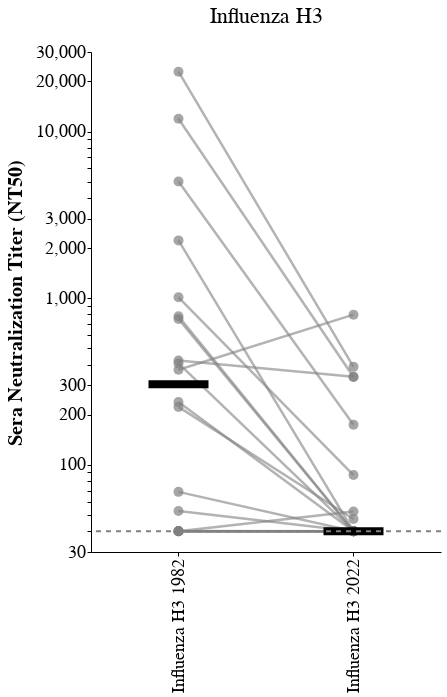

This figure's notebook cell:
### Markdown cell above
## before and after plot

### Code cell
import altair as alt
import pandas as pd

# Define a selection for viruses
virus_selection = alt.selection_point(fields=['virus'], bind='legend')

# Set the order of the x-axis categories (switch order)
virus_order = ["H3 Neth 1982", "H3 Mass 2022"]  # Switched order

# Create the serum chart with lines and points
def create_serum_chart(data):
    base = alt.Chart(data).encode(
        x=alt.X('virus:N', 
                title='Influenza H3 Pseudovirus', 
                sort=virus_order,  # Set custom order
                axis=alt.Axis(
                    labelAngle=-90,  # Rotate labels vertically
                    labelFontSize=18,  # Larger x-axis labels
                    titleFontSize=20,  # Larger x-axis title
                    titlePadding=10
                )),
        y=alt.Y('geo_mean_NT50:Q', 
                title="Sera Neutralization Titer (NT50)",  
                scale=alt.Scale(type='log', domain=[30, 30000]),  # Y-axis from 30 to 30,000
                axis=alt.Axis(
                    labelFontSize=18,  # Larger y-axis labels
                    titleFontSize=20,  # Larger y-axis title
                    titlePadding=10  
                )
        ),
        detail='serum:N',  
        color=alt.value('grey'),  # Set all connecting lines to grey
        tooltip=[
            alt.Tooltip('serum:N', title='Serum'),
            alt.Tooltip('virus:N', title='Virus'),
            alt.Tooltip('geo_mean_NT50:Q', title='geo_mean_NT50')
        ]
    )

    # Add thicker connecting lines
    lines = base.mark_line(opacity=0.6, strokeWidth=2.5)  # Increased thickness of gray lines
    
    # **Increased Point Size** for better visibility
    points = base.mark_point(size=100, filled=True)  # Larger points (was 70, now 100)
    
    return (lines + points).properties(width=350, height=500)  # Kept narrower width

# Create the median layer (thicker black ticks)
def create_median_layer(data):
    return alt.Chart(data).mark_tick(
        thickness=8,  # Thicker ticks
        size=60,  # Longer ticks
        color='black'
    ).encode(
        x=alt.X('virus:N', title=None, sort=virus_order),  
        y=alt.Y('median(geo_mean_NT50):Q', 
                scale=alt.Scale(type='log', domain=[30, 30000]),  # Updated y-axis
                axis=alt.Axis(
                    labelFontSize=18,  
                    titleFontSize=20,  
                    titlePadding=10  
                )
        )
    )

# Create a horizontal dashed reference line at y = 40 with a **thicker stroke**
baseline = alt.Chart(pd.DataFrame({'y': [40]})).mark_rule(
    strokeDash=[5, 5],  # Dashed line
    color='grey',
    strokeWidth=2  # **Increased stroke width for better visibility**
).encode(
    y=alt.Y('y:Q', scale=alt.Scale(type='log', domain=[30, 30000]))  # Ensures it follows the y-scale
)

# Create a single chart without faceting
final_chart = alt.layer(
    create_serum_chart(filtered_df),  
    create_median_layer(filtered_df),
    baseline  # Thicker horizontal reference line at y = 40
).add_params(
    virus_selection  
).properties(
    title="Influenza H3"
).configure_title(
    anchor='middle',  
    fontSize=22,  # Larger title
    dy=-10  
)

# Display the final chart
final_chart.configure_axis(labelFontSize=18, titleFontSize=20).display()

# Save the chart as an interactive HTML file
final_chart.save("03_output/plots/H3Evo_historicalsera_neutralization_plot.html")

### Figure 1 — Vega-Lite specification as saved in the notebook (floating-point values rounded to 4 significant figures)
{"config": {"background": "transparent", "title": {"fontSize": 22, "fontWeight": "normal", "font": "Helvetica", "anchor": "middle", "color": "#000000", "orient": "top", "offset": 5, "subtitleColor": "gray", "subtitleFont": "Helvetica", "subtitleFontWeight": "normal", "subtitleFontSize": 18, "subtitlePadding": 2, "dy": -10}, "axis": {"domain": true, "domainColor": "black", "domainWidth": 1, "grid": false, "gridColor": "#DEDDDD", "gridWidth": 0.5, "labelFont": "Helvetica", "labelFontSize": 18, "labelFlush": false, "labelFontWeight": "normal", "labelPadding": 2, "tickColor": "black", "tickSize": 4, "tickWidth": 1, "titleFont": "Helvetica", "titleAlign": "center", "titleFontWeight": "bold", "titleFontSize": 20, "titlePadding": 5}, "legend": {"labelFont": "Helvetica", "labelFontSize": 14, "symbolSize": 100, "titleFont": "Helvetica", "titleFontSize": 14, "titleFontWeight": "bold", "padding": 5, "titleLimit": 200, "gradientLength": 100}, "range": {"category": ["#4e79a7", "#f28e2c", "#e15759", "#76b7b2", "#59a14f", "#edc949", "#af7aa1", "#ff9da7", "#9c755f", "#bab0ab"], "diverging": ["#c7e9b4", "#7fcdbb", "#41b6c4", "#1d91c0", "#225ea8", "#253494"]}, "view": {"stroke": "transparent", "strokeWidth": 0}, "text": {"font": "Helvetica Light", "fontSize": 14}}, "layer": [{"layer": [{"mark": {"type": "line", "opacity": 0.6, "strokeWidth": 2.5}, "encoding": {"color": {"value": "grey"}, "detail": {"field": "serum", "type": "nominal"}, "tooltip": [{"field": "serum", "title": "Serum", "type": "nominal"}, {"field": "virus", "title": "Virus", "type": "nominal"}, {"field": "geo_mean_NT50", "title": "geo_mean_NT50", "type": "quantitative"}], "x": {"axis": {"labelAngle": -90, "labelFontSize": 18, "titleFontSize": 20, "titlePadding": 10}, "field": "virus", "sort": ["H3 Neth 1982", "H3 Mass 2022"], "title": "Influenza H3 Pseudovirus", "type": "nominal"}, "y": {"axis": {"labelFontSize": 18, "titleFontSize": 20, "titlePadding": 10}, "field": "geo_mean_NT50", "scale": {"domain": [30, 30000], "type": "log"}, "title": "Sera Neutralization Titer (NT50)", "type": "quantitative"}}, "name": "view_4"}, {"mark": {"type": "point", "filled": true, "size": 100}, "encoding": {"color": {"value": "grey"}, "detail": {"field": "serum", "type": "nominal"}, "tooltip": [{"field": "serum", "title": "Serum", "type": "nominal"}, {"field": "virus", "title": "Virus", "type": "nominal"}, {"field": "geo_mean_NT50", "title": "geo_mean_NT50", "type": "quantitative"}], "x": {"axis": {"labelAngle": -90, "labelFontSize": 18, "titleFontSize": 20, "titlePadding": 10}, "field": "virus", "sort": ["H3 Neth 1982", "H3 Mass 2022"], "title": "Influenza H3 Pseudovirus", "type": "nominal"}, "y": {"axis": {"labelFontSize": 18, "titleFontSize": 20, "titlePadding": 10}, "field": "geo_mean_NT50", "scale": {"domain": [30, 30000], "type": "log"}, "title": "Sera Neutralization Titer (NT50)", "type": "quantitative"}}}], "data": {"name": "data-6bc94e13538fbd7973e222f61d71b063"}}, {"data": {"name": "data-6bc94e13538fbd7973e222f61d71b063"}, "mark": {"type": "tick", "color": "black", "size": 60, "thickness": 8}, "encoding": {"x": {"field": "virus", "sort": ["H3 Neth 1982", "H3 Mass 2022"], "title": null, "type": "nominal"}, "y": {"aggregate": "median", "axis": {"labelFontSize": 18, "titleFontSize": 20, "titlePadding": 10}, "field": "geo_mean_NT50", "scale": {"domain": [30, 30000], "type": "log"}, "type": "quantitative"}}}, {"data": {"name": "data-0527e36f442f53921a5df8de39397f6e"}, "mark": {"type": "rule", "color": "grey", "strokeDash": [5, 5], "strokeWidth": 2}, "encoding": {"y": {"field": "y", "scale": {"domain": [30, 30000], "type": "log"}, "type": "quantitative"}}}], "height": 500, "params": [{"name": "param_2", "select": {"type": "point", "fields": ["virus"]}, "bind": "legend", "views": ["view_4"]}], "title": "Influenza H3", "width": 350, "$schema": "https://vega.github.io/schema/vega-lite/v5.20.1.json", "datasets": {"data-6bc94e13538fbd7973e222f61d71b063": [{"virus": "Influenza H3 1982", "serum": "85_1", "geo_mean_NT50": 40.12, "lower": 40.0, "upper": 40.24, "NT50_rep1": 40.24, "NT50_rep2": 40.0}, {"virus": "Influenza H3 1982", "serum": "85_2", "geo_mean_NT50": 780.0, "lower": 548.0, "upper": 1110.0, "NT50_rep1": 1110.0, "NT50_rep2": 548.0}, {"virus": "Influenza H3 1982", "serum": "85_3", "geo_mean_NT50": 22850.0, "lower": 22120.0, "upper": 23600.0, "NT50_rep1": 22120.0, "NT50_rep2": 23600.0}, {"virus": "Influenza H3 1982", "serum": "85_4", "geo_mean_NT50": 52.83, "lower": 41.59, "upper": 67.11, "NT50_rep1": 67.11, "NT50_rep2": 41.59}, {"virus": "Influenza H3 1982", "serum": "85_6", "geo_mean_NT50": 238.1, "lower": 138.9, "upper": 408.1, "NT50_rep1": 408.1, "NT50_rep2": 138.9}, {"virus": "Influenza H3 1982", "serum": "85_7", "geo_mean_NT50": 11930.0, "lower": 8416.0, "upper": 16910.0, "NT50_rep1": 16910.0, "NT50_rep2": 8416.0}, {"virus": "Influenza H3 1982", "serum": "85_8", "geo_mean_NT50": 423.0, "lower": 347.5, "upper": 514.8, "NT50_rep1": 347.5, "NT50_rep2": 514.8}, {"virus": "Influenza H3 1982", "serum": "86_1", "geo_mean_NT50": 68.85, "lower": 45.45, "upper": 104.3, "NT50_rep1": 104.3, "NT50_rep2": 45.45}, {"virus": "Influenza H3 1982", "serum": "86_10", "geo_mean_NT50": 2222.0, "lower": 1311.0, "upper": 3768.0, "NT50_rep1": 3768.0, "NT50_rep2": 1311.0}, {"virus": "Influenza H3 1982", "serum": "86_12", "geo_mean_NT50": 5009.0, "lower": 3197.0, "upper": 7850.0, "NT50_rep1": 7850.0, "NT50_rep2": 3197.0}, {"virus": "Influenza H3 1982", "serum": "86_2", "geo_mean_NT50": 40.0, "lower": 40.0, "upper": 40.0, "NT50_rep1": 40.0, "NT50_rep2": 40.0}, {"virus": "Influenza H3 1982", "serum": "86_4", "geo_mean_NT50": 40.0, "lower": 40.0, "upper": 40.0, "NT50_rep1": 40.0, "NT50_rep2": 40.0}, {"virus": "Influenza H3 1982", "serum": "86_6", "geo_mean_NT50": 40.0, "lower": 40.0, "upper": 40.0, "NT50_rep1": 40.0, "NT50_rep2": 40.0}, {"virus": "Influenza H3 1982", "serum": "86_7", "geo_mean_NT50": 40.0, "lower": 40.0, "upper": 40.0, "NT50_rep1": 40.0, "NT50_rep2": 40.0}, {"virus": "Influenza H3 1982", "serum": "86_8", "geo_mean_NT50": 406.1, "lower": 212.5, "upper": 776.1, "NT50_rep1": 776.1, "NT50_rep2": 212.5}, {"virus": "Influenza H3 1982", "serum": "86_9", "geo_mean_NT50": 1012.0, "lower": 838.1, "upper": 1222.0, "NT50_rep1": 1222.0, "NT50_rep2": 838.1}, {"virus": "Influenza H3 1982", "serum": "87_4", "geo_mean_NT50": 40.0, "lower": 40.0, "upper": 40.0, "NT50_rep1": 40.0, "NT50_rep2": 40.0}, {"virus": "Influenza H3 1982", "serum": "87_7", "geo_mean_NT50": 222.7, "lower": 99.25, "upper": 499.6, "NT50_rep1": 499.6, "NT50_rep2": 99.25}, {"virus": "Influenza H3 1982", "serum": "87_8", "geo_mean_NT50": 750.4, "lower": 541.2, "upper": 1041.0, "NT50_rep1": 1041.0, "NT50_rep2": 541.2}, {"virus": "Influenza H3 1982", "serum": "87_9", "geo_mean_NT50": 372.0, "lower": 241.0, "upper": 574.2, "NT50_rep1": 574.2, "NT50_rep2": 241.0}, {"virus": "Influenza H3 2022", "serum": "85_1", "geo_mean_NT50": 40.0, "lower": 40.0, "upper": 40.0, "NT50_rep1": 40.0, "NT50_rep2": 40.0}, {"virus": "Influenza H3 2022", "serum": "85_2", "geo_mean_NT50": 40.0, "lower": 40.0, "upper": 40.0, "NT50_rep1": 40.0, "NT50_rep2": 40.0}, {"virus": "Influenza H3 2022", "serum": "85_3", "geo_mean_NT50": 387.3, "lower": 236.0, "upper": 635.6, "NT50_rep1": 635.6, "NT50_rep2": 236.0}, {"virus": "Influenza H3 2022", "serum": "85_4", "geo_mean_NT50": 40.0, "lower": 40.0, "upper": 40.0, "NT50_rep1": 40.0, "NT50_rep2": 40.0}, {"virus": "Influenza H3 2022", "serum": "85_6", "geo_mean_NT50": 40.0, "lower": 40.0, "upper": 40.0, "NT50_rep1": 40.0, "NT50_rep2": 40.0}, {"virus": "Influenza H3 2022", "serum": "85_7", "geo_mean_NT50": 336.6, "lower": 180.7, "upper": 626.7, "NT50_rep1": 626.7, "NT50_rep2": 180.7}, {"virus": "Influenza H3 2022", "serum": "85_8", "geo_mean_NT50": 338.2, "lower": 193.5, "upper": 590.8, "NT50_rep1": 590.8, "NT50_rep2": 193.5}, {"virus": "Influenza H3 2022", "serum": "86_1", "geo_mean_NT50": 40.0, "lower": 40.0, "upper": 40.0, "NT50_rep1": 40.0, "NT50_rep2": 40.0}, {"virus": "Influenza H3 2022", "serum": "86_10", "geo_mean_NT50": 40.0, "lower": 40.0, "upper": 40.0, "NT50_rep1": 40.0, "NT50_rep2": 40.0}, {"virus": "Influenza H3 2022", "serum": "86_12", "geo_mean_NT50": 174.2, "lower": 142.5, "upper": 213.0, "NT50_rep1": 213.0, "NT50_rep2": 142.5}, {"virus": "Influenza H3 2022", "serum": "86_2", "geo_mean_NT50": 40.0, "lower": 40.0, "upper": 40.0, "NT50_rep1": 40.0, "NT50_rep2": 40.0}, {"virus": "Influenza H3 2022", "serum": "86_4", "geo_mean_NT50": 52.45, "lower": 40.0, "upper": 68.77, "NT50_rep1": 68.77, "NT50_rep2": 40.0}, {"virus": "Influenza H3 2022", "serum": "86_6", "geo_mean_NT50": 40.0, "lower": 40.0, "upper": 40.0, "NT50_rep1": 40.0, "NT50_rep2": 40.0}, {"virus": "Influenza H3 2022", "serum": "86_7", "geo_mean_NT50": 40.0, "lower": 40.0, "upper": 40.0, "NT50_rep1": 40.0, "NT50_rep2": 40.0}, {"virus": "Influenza H3 2022", "serum": "86_8", "geo_mean_NT50": 40.0, "lower": 40.0, "upper": 40.0, "NT50_rep1": 40.0, "NT50_rep2": 40.0}, {"virus": "Influenza H3 2022", "serum": "86_9", "geo_mean_NT50": 86.88, "lower": 40.0, "upper": 188.7, "NT50_rep1": 188.7, "NT50_rep2": 40.0}, {"virus": "Influenza H3 2022", "serum": "87_4", "geo_mean_NT50": 40.0, "lower": 40.0, "upper": 40.0, "NT50_rep1": 40.0, "NT50_rep2": 40.0}, {"virus": "Influenza H3 2022", "serum": "87_7", "geo_mean_NT50": 47.35, "lower": 40.0, "upper": 56.06, "NT50_rep1": 56.06, "NT50_rep2": 40.0}, {"virus": "Influenza H3 2022", "serum": "87_8", "geo_mean_NT50": 40.0, "lower": 40.0, "upper": 40.0, "NT50_rep1": 40.0, "NT50_rep2": 40.0}, {"virus": "Influenza H3 2022", "serum": "87_9", "geo_mean_NT50": 796.3, "lower": 559.3, "upper": 1134.0, "NT50_rep1": 1134.0, "NT50_rep2": 559.3}], "data-0527e36f442f53921a5df8de39397f6e": [{"y": 40}]}}
